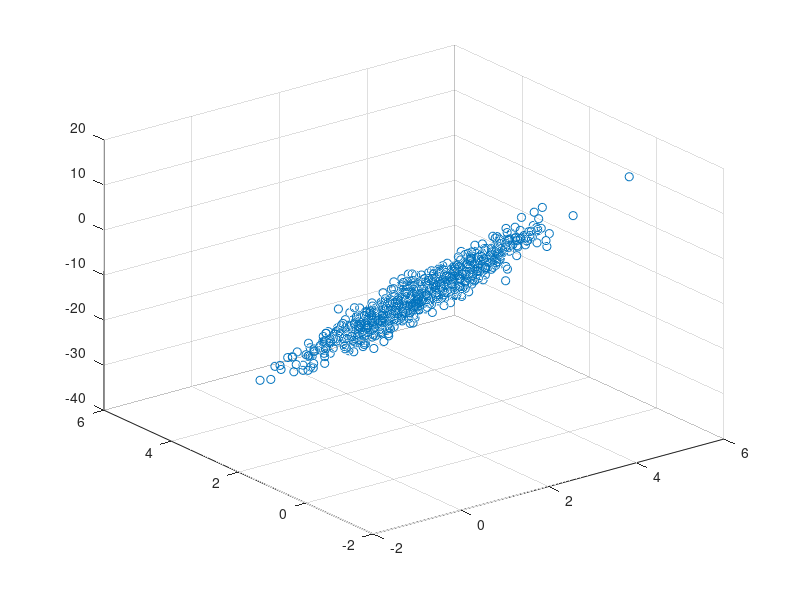

Here is the MATLAB script that generated this plot: (Note: this script raises an error after producing the figure.)
% Script linregr_assuming_MSE_and_using_GD_MAIN
%
% LINEAR REGRESSION assuming the MSE as the loss function and
% using gradient descent.

% Marco Cococcioni, 3 November 2023

close all
clear
clc

%% Generate a dataset in two input dimensions
%  (the fitting code works for higher dimensions, 
%   but the used plots work only in 2 dimensions)

P = 1000; % number of patterns
noise_level = 2;
offset = 2;
true_e = [-4 +3 -7]'; % true model coefficients: e(1) + e(2)*x1 + e(3)*x2
disp('True coefficients:')
disp(true_e);

X = randn(P,2);

X = X + offset;

U = [ones(P,1), X]; % extended training set

y = U*true_e + noise_level*randn(P,1);

figure('units','normalized','position',[.03,.1,0.45,.7])
scatter3(X(:,1),X(:,2),y)

xlim = get(gca,'XLim');
ylim = get(gca,'YLim');


%% Linear Regression

% % release 1.0: uses Matlab backslash operator
% e = U\y;

% % relase 2.0: uses logregr_assuming_BCE_and_gd
eta = 0.1;
iter = 1000;
[e, MSE_loss] = lin_regr_assuming_MSE_and_using_GD(U,y,eta,iter);                    

set(gca,'NextPlot','add');
hat_y = U*e; % predicted output
scatter3(X(:,1),X(:,2),hat_y,'.r')
figure('units','normalized','position',[0.5,.1,0.47,.7])
plot(1:iter, MSE_loss);
title('MSE_loss along the iterations','Interpreter','none')

fprintf('Fitted coefficients: \n')
disp(e)

np = 50; % number_of_point_in_each_dimension, for 3D plotting purposes
[x1grid,x2grid] = meshgrid(linspace(xlim(1),xlim(2),np), linspace(ylim(1),ylim(2),np));
zgrid = e(1) + e(2)*x1grid + e(3)*x2grid;
figure
surf(x1grid,x2grid,zgrid)



%% TODO: create a test set, then test the model on it
